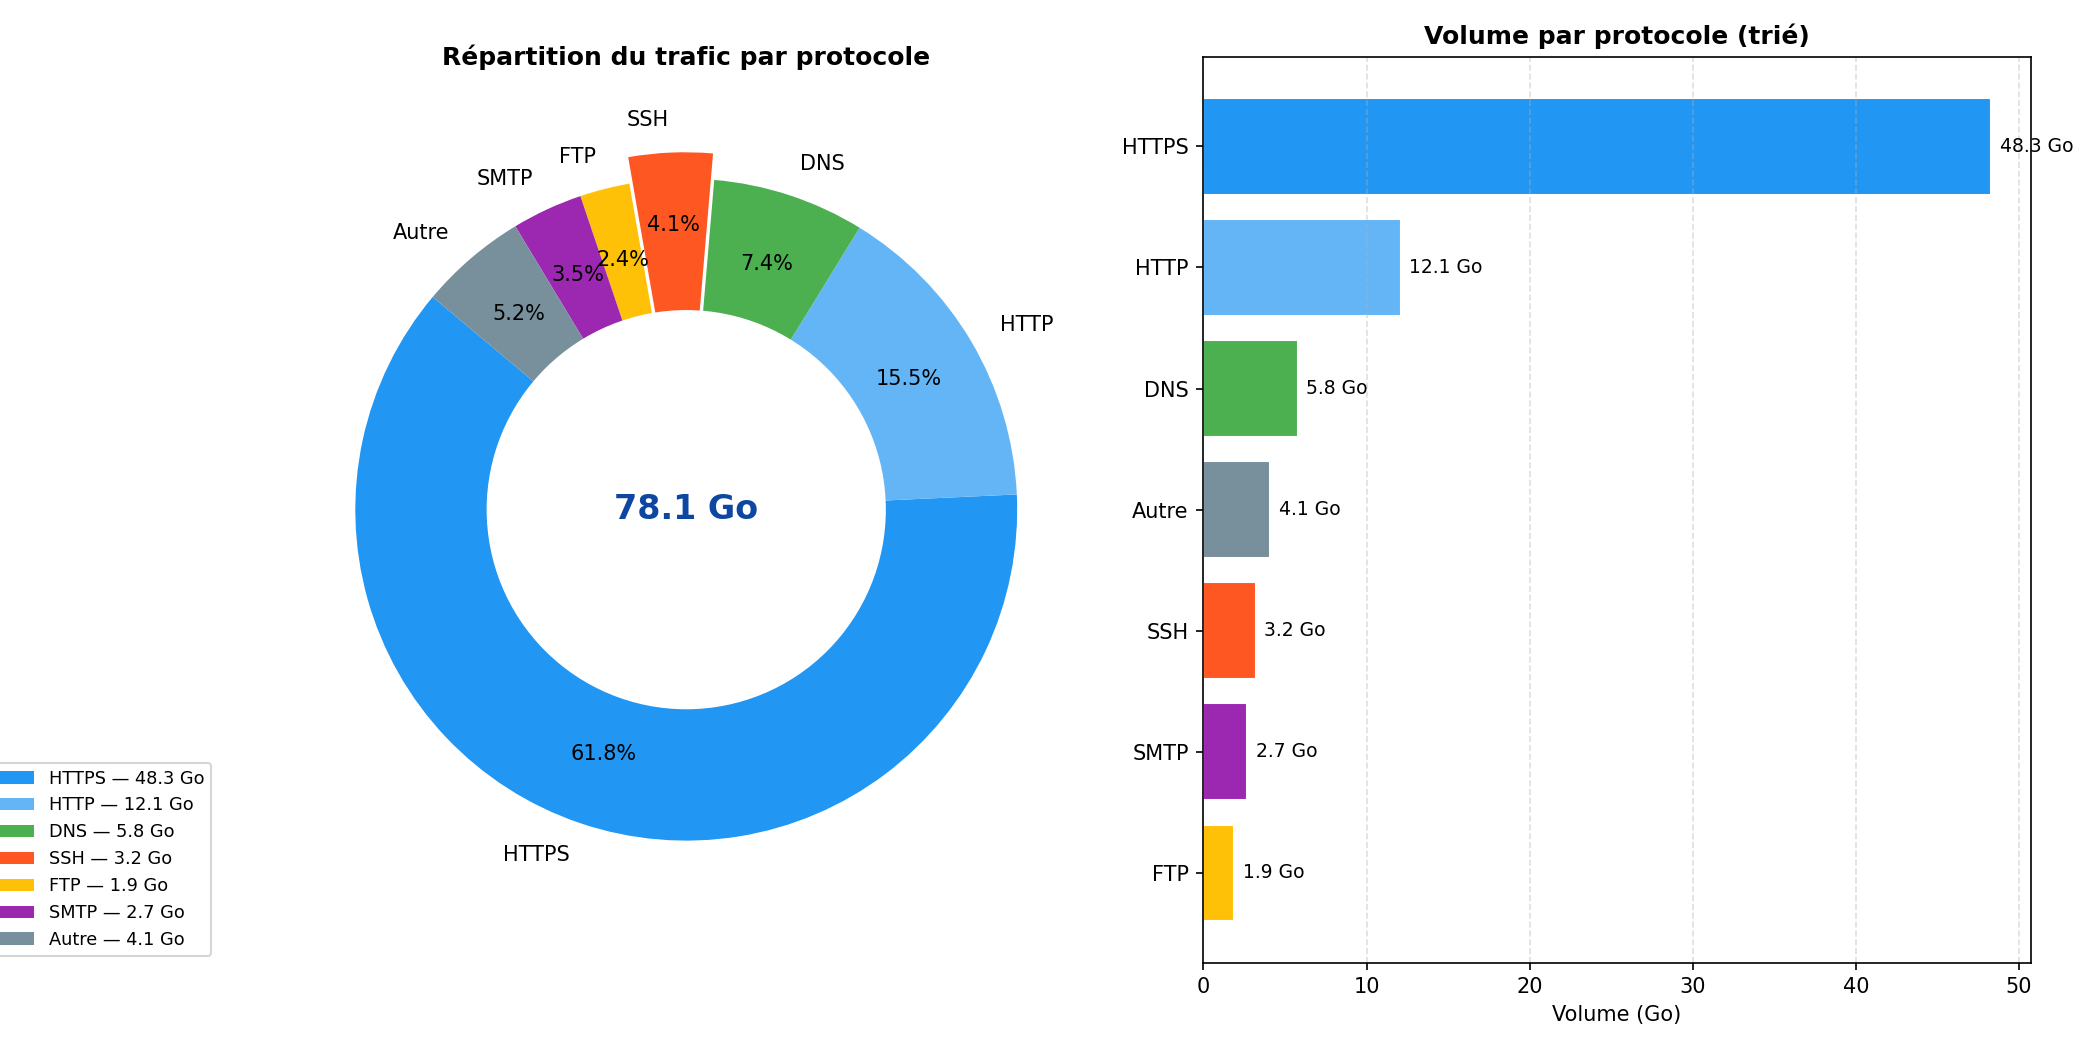

Write the Python code that produced this figure.
"""
EFREI Paris — Master 1 Cybersécurité
TP Visualisation — Exercice 4 : Répartition des protocoles – Donut Chart
"""

import matplotlib.pyplot as plt

protocoles  = ['HTTPS', 'HTTP', 'DNS', 'SSH', 'FTP', 'SMTP', 'Autre']
volumes_gb  = [48.3, 12.1, 5.8, 3.2, 1.9, 2.7, 4.1]
couleurs    = ['#2196F3','#64B5F6','#4CAF50','#FF5722','#FFC107','#9C27B0','#78909C']
BLUE_DARK   = '#0D47A1'

# BONUS — deux graphiques côte à côte
fig, (ax, ax2) = plt.subplots(1, 2, figsize=(14, 7))

# ── Graphique gauche : Donut ──────────────────────────────────────────────────
explode = [0, 0, 0, 0.08, 0, 0, 0]   # SSH mis en évidence

wedges, texts, autotexts = ax.pie(
    volumes_gb,
    labels=protocoles,
    colors=couleurs,
    autopct='%1.1f%%',
    startangle=140,
    explode=explode,
    pctdistance=0.78,
)

# 3 — Trou central (donut effect)
circle = plt.Circle((0, 0), 0.6, color='white')
ax.add_patch(circle)
total = sum(volumes_gb)
ax.text(0, 0, f'{total:.1f} Go', ha='center', va='center',
        fontsize=16, fontweight='bold', color=BLUE_DARK)

# 4 — Légende externe avec valeurs en Go
ax.legend(wedges,
          [f'{p} — {v:.1f} Go' for p, v in zip(protocoles, volumes_gb)],
          loc='lower left', bbox_to_anchor=(-0.35, -0.05),
          fontsize=8.5)

ax.set_title('Répartition du trafic par protocole', fontsize=12, fontweight='bold', pad=15)

# ── Graphique droit : Bar chart horizontal (BONUS) ────────────────────────────
sorted_pairs = sorted(zip(volumes_gb, protocoles, couleurs), reverse=True)
vols_s, prots_s, cols_s = zip(*sorted_pairs)

bars = ax2.barh(prots_s, vols_s, color=cols_s, edgecolor='white')
ax2.bar_label(bars, fmt='%.1f Go', padding=4, fontsize=9)
ax2.set_xlabel('Volume (Go)', fontsize=10)
ax2.set_title('Volume par protocole (trié)', fontsize=12, fontweight='bold')
ax2.invert_yaxis()
ax2.grid(axis='x', linestyle='--', alpha=0.4)

# 5 — Sauvegarde
plt.tight_layout()
plt.savefig('ex4_pie_protocoles.png', dpi=150)
plt.show()
print("ex4_pie_protocoles.png sauvegardé.")
